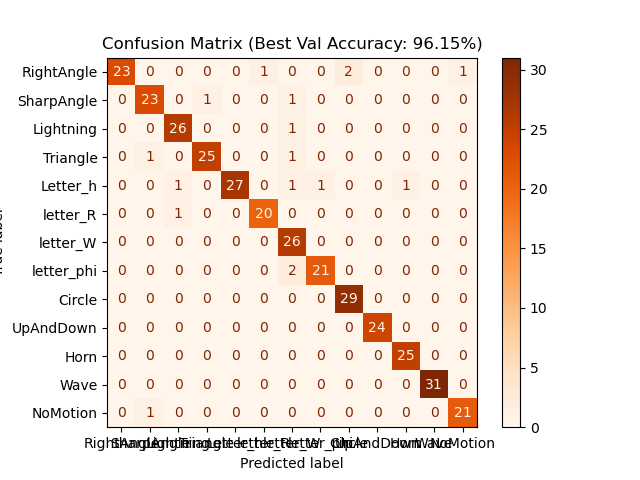
//> input picture esp32_nn_sr_tts/imu_cnn/confusion_matrix_show.png, 640 x 480 px, given in place of the camera
$ ./track   (built with g++ and OpenCV 4)
//> lines starting //> are read from the running program, lines starting //| are printed output that depends on the picture; after the words box and inside, x2 and y2 are one past the last pixel; in counts of white or black regions, pixels touching at a corner belong together
#include <opencv2/opencv.hpp>
#include <iostream>

using namespace cv;
using namespace std;

int main() {
    // 打开默认摄像头
    VideoCapture cap(0);
    if (!cap.isOpened()) {
        cerr << "无法打开摄像头" << endl;
        return -1;
    }

    // 创建窗口
    namedWindow("Camera", WINDOW_AUTOSIZE);

    while (true) {
        Mat frame;
        // 捕获一帧图像
        cap >> frame;
//> frame is the input picture: 480 rows x 640 cols, CV_8UC3; mean B, G, R 224.1, 231.9, 243.1
        if (frame.empty()) {
            cerr << "无法捕获视频帧" << endl;
            break;
        }

        // 创建白色区域的掩膜: 定义 BGR 中接近白色的范围
        Mat mask;
        inRange(frame, Scalar(200, 200, 200), Scalar(255, 255, 255), mask);
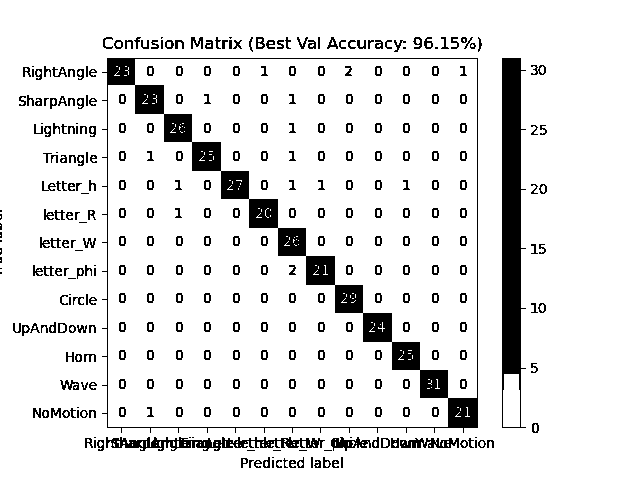
//> mask: 480 rows x 640 cols, CV_8UC1; 89.1% white; 355 black regions (44 under 20 px)

        // 寻找掩膜中的轮廓
        vector<vector<Point>> contours;
        vector<Vec4i> hierarchy;
        findContours(mask, contours, hierarchy, RETR_EXTERNAL, CHAIN_APPROX_SIMPLE);
//> contours = 6 contours, 5 with area under 20; largest, box (x1, y1, x2, y2) and area: (0, 0, 640, 480) 305998

        // 遍历所有轮廓，标注面积较大的白色区域
        for (size_t i = 0; i < contours.size(); i++) {
            double area = contourArea(contours[i]);
            if (area > 100) {  // 忽略较小的区域
                Rect boundingBox = boundingRect(contours[i]);
                rectangle(frame, boundingBox, Scalar(0, 0, 255), 2);
                putText(frame, "White", boundingBox.tl(), FONT_HERSHEY_SIMPLEX, 0.5, Scalar(0, 0, 255), 1);
            }
        }
//> this loop made 6 passes
//> (area, boundingBox) on pass 6: (305998.5, Rect(0, 0, 640, 480))
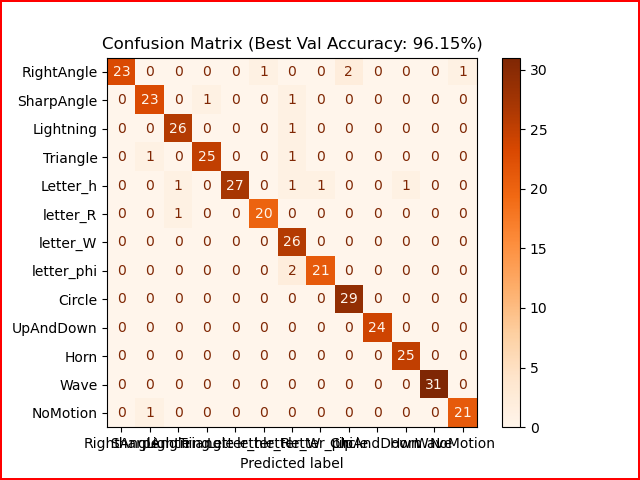
//> frame: 480 rows x 640 cols, CV_8UC3; 1.45% of pixels changed, all inside (x1, y1, x2, y2) = (0, 0, 640, 480)

        // 在窗口中显示图像
        imshow("Camera", frame);

        // 按任意键退出
        if (waitKey(30) >= 0)
//> the Esc key is pressed
            break;
    }

    // 释放摄像头资源并销毁所有窗口
    cap.release();
    destroyAllWindows();
    return 0;
}
